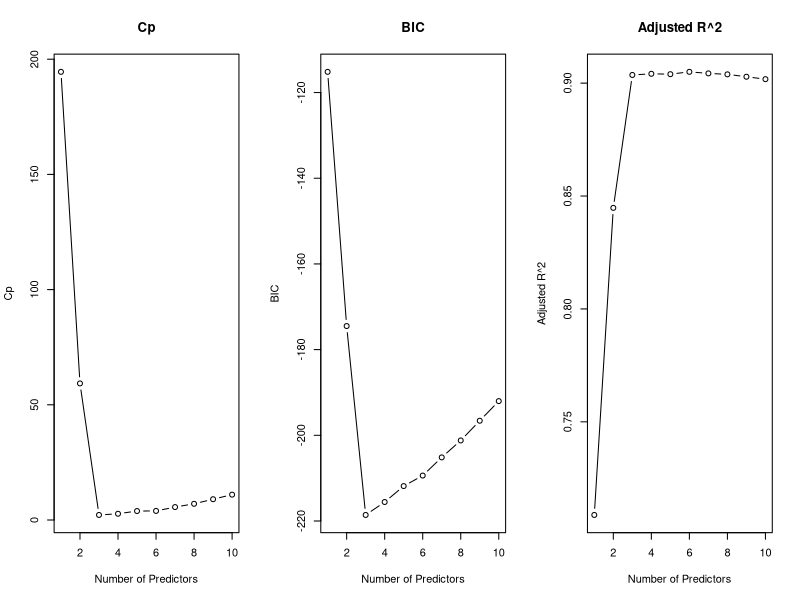
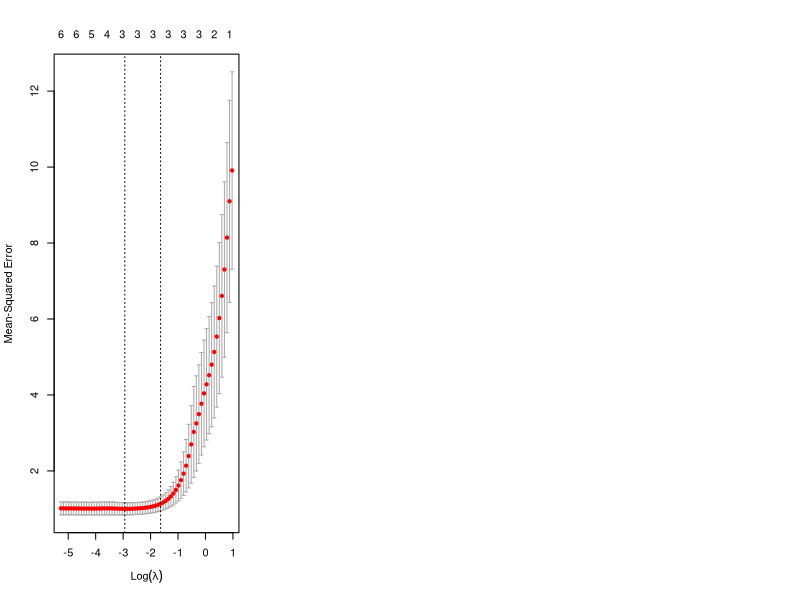
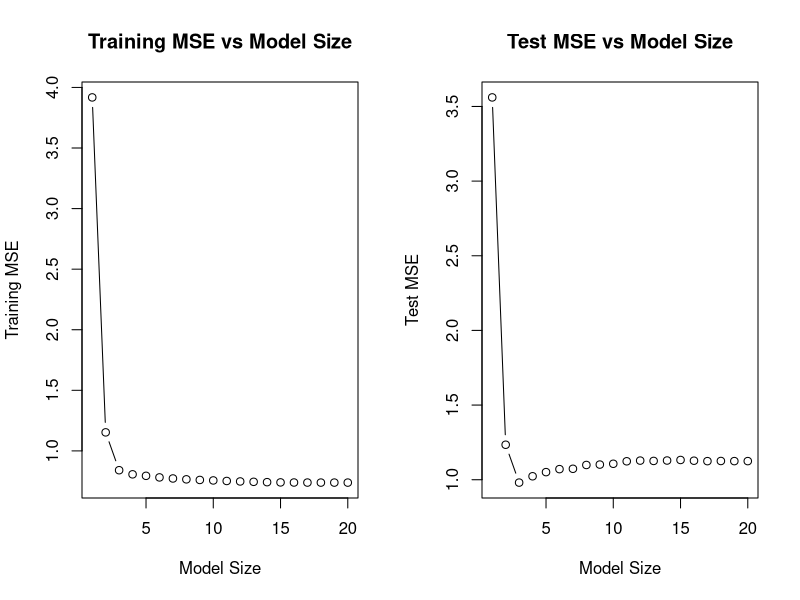
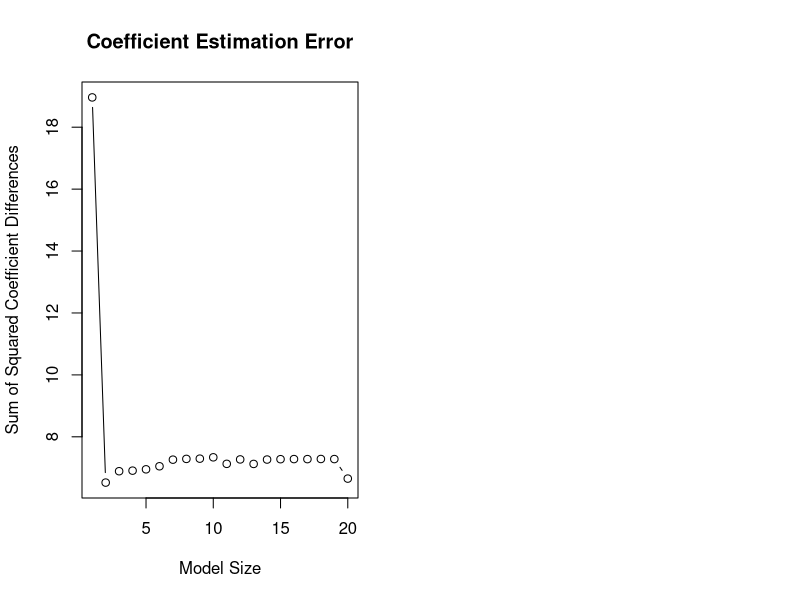

These charts were generated, in order, by the following R code:
## ---- chunk 1
library(leaps)
library(glmnet)
set.seed(123)
## ---- chunk 2
n <- 100
X <- rnorm(n)
epsilon <- rnorm(n)

# True model: Y = 1 + 2X - X^2 + 0.5X^3 + noise
Y <- 1 + 2 * X - 1 * X^2 + 0.5 * X^3 + epsilon
data <- data.frame(Y = Y, X = X)

# Create polynomial features X^2 to X^10
for (i in 2:10) {
  data[[paste0("X", i)]] <- X^i
}
## ---- chunk 3
best_subset <- regsubsets(Y ~ ., data = data, nvmax = 10)
summary_best <- summary(best_subset)

# Plot Cp, BIC, and Adjusted R^2
par(mfrow = c(1, 3))
plot(summary_best$cp, xlab = "Number of Predictors", ylab = "Cp", type = "b", main = "Cp")
plot(summary_best$bic, xlab = "Number of Predictors", ylab = "BIC", type = "b", main = "BIC")
plot(summary_best$adjr2, xlab = "Number of Predictors", ylab = "Adjusted R^2", type = "b", main = "Adjusted R^2")

# Best model by each criterion
which.min(summary_best$cp)
which.min(summary_best$bic)
which.max(summary_best$adjr2)
## ---- chunk 4
forward <- regsubsets(Y ~ ., data = data, nvmax = 10, method = "forward")
backward <- regsubsets(Y ~ ., data = data, nvmax = 10, method = "backward")
summary(forward)$which[which.min(summary(forward)$cp), ]
summary(backward)$which[which.min(summary(backward)$cp), ]
## ---- chunk 5
X_poly <- model.matrix(Y ~ . - 1, data = data)
cv_lasso <- cv.glmnet(X_poly, Y, alpha = 1)

# Plot cross-validation curve
plot(cv_lasso)

# Coefficients at optimal lambda
best_lambda <- cv_lasso$lambda.min
coef(cv_lasso, s = best_lambda)
## ---- chunk 6
Y_new <- 1 + 3 * X^7 + epsilon
data_new <- data
data_new$Y <- Y_new

# Best subset for new model
best_subset_new <- regsubsets(Y ~ ., data = data_new, nvmax = 10)
summary_best_new <- summary(best_subset_new)

# Lasso for new model
cv_lasso_new <- cv.glmnet(X_poly, Y_new, alpha = 1)
best_lambda_new <- cv_lasso_new$lambda.min
coef(cv_lasso_new, s = best_lambda_new)
## ---- chunk 7
n <- 1000
p <- 20
X <- matrix(rnorm(n * p), nrow = n)
beta <- c(1.5, -2, 0, 0, 0.5, rep(0, p - 5))
epsilon <- rnorm(n)
Y <- X %*% beta + epsilon

# Split data
train_idx <- sample(1:n, 100)
X_train <- X[train_idx, ]
Y_train <- Y[train_idx]
X_test <- X[-train_idx, ]
Y_test <- Y[-train_idx]

colnames(X_train) <- colnames(X_test) <- paste0("X", 1:p)
train_data <- data.frame(Y = Y_train, X_train)
## ---- chunk 8
best_subset <- regsubsets(Y ~ ., data = train_data, nvmax = p)
subset_summary <- summary(best_subset)
train_mse <- subset_summary$rss / length(Y_train)

# Test MSE
test_mse <- numeric(p)
for (i in 1:p) {
  coef_i <- coef(best_subset, id = i)
  pred_idx <- setdiff(names(coef_i), "(Intercept)")
  if (length(pred_idx) > 0) {
    X_test_subset <- as.matrix(X_test[, pred_idx])
    Y_pred <- coef_i[1] + X_test_subset %*% coef_i[-1]
    test_mse[i] <- mean((Y_test - Y_pred)^2)
  } else {
    test_mse[i] <- mean((Y_test - coef_i[1])^2)
  }
}

# Plot
par(mfrow = c(1, 2))
plot(1:p, train_mse, type = "b", main = "Training MSE vs Model Size", xlab = "Model Size", ylab = "Training MSE")
plot(1:p, test_mse, type = "b", main = "Test MSE vs Model Size", xlab = "Model Size", ylab = "Test MSE")
## ---- chunk 9
coef_diff <- numeric(p)
for (i in 1:p) {
  coef_i <- coef(best_subset, id = i)
  full_coef <- numeric(p)
  names(full_coef) <- colnames(X)
  full_coef[names(coef_i)[-1]] <- coef_i[-1]
  coef_diff[i] <- sum((beta - full_coef)^2)
}

plot(1:p, coef_diff, type = "b", xlab = "Model Size",
     ylab = "Sum of Squared Coefficient Differences",
     main = "Coefficient Estimation Error")
